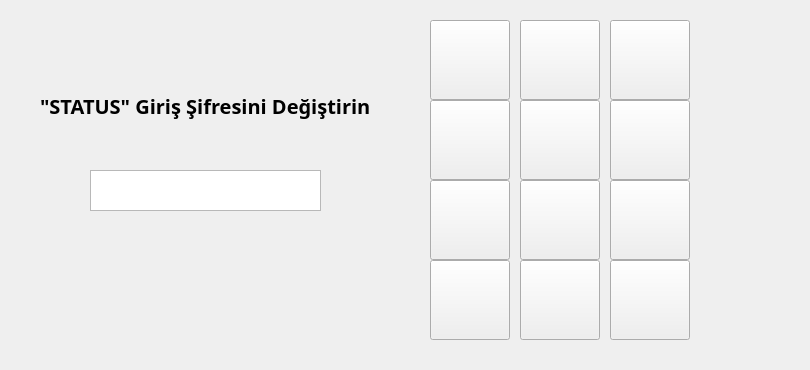
    <widget class="QWidget" name="MANAGER">
     <widget class="QPushButton" name="NUMBER_1">
      <property name="geometry">
       <rect>
        <x>430</x>
        <y>20</y>
        <width>80</width>
        <height>80</height>
       </rect>
      </property>
      <property name="font">
       <font>
        <pointsize>25</pointsize>
        <weight>75</weight>
        <bold>true</bold>
       </font>
      </property>
      <property name="text">
       <string/>
      </property>
     </widget>
     <widget class="QPushButton" name="NUMBER_2">
      <property name="geometry">
       <rect>
        <x>520</x>
        <y>20</y>
        <width>80</width>
        <height>80</height>
       </rect>
      </property>
      <property name="font">
       <font>
        <pointsize>25</pointsize>
        <weight>75</weight>
        <bold>true</bold>
       </font>
      </property>
      <property name="text">
       <string/>
      </property>
     </widget>
     <widget class="QPushButton" name="NUMBER_3">
      <property name="geometry">
       <rect>
        <x>610</x>
        <y>20</y>
        <width>80</width>
        <height>80</height>
       </rect>
      </property>
      <property name="font">
       <font>
        <pointsize>25</pointsize>
        <weight>75</weight>
        <bold>true</bold>
       </font>
      </property>
      <property name="text">
       <string/>
      </property>
     </widget>
     <widget class="QPushButton" name="NUMBER_4">
      <property name="geometry">
       <rect>
        <x>430</x>
        <y>100</y>
        <width>80</width>
        <height>80</height>
       </rect>
      </property>
      <property name="font">
       <font>
        <pointsize>25</pointsize>
        <weight>75</weight>
        <bold>true</bold>
       </font>
      </property>
      <property name="text">
       <string/>
      </property>
     </widget>
     <widget class="QPushButton" name="NUMBER_5">
      <property name="geometry">
       <rect>
        <x>520</x>
        <y>100</y>
        <width>80</width>
        <height>80</height>
       </rect>
      </property>
      <property name="font">
       <font>
        <pointsize>25</pointsize>
        <weight>75</weight>
        <bold>true</bold>
       </font>
      </property>
      <property name="text">
       <string/>
      </property>
     </widget>
     <widget class="QPushButton" name="NUMBER_6">
      <property name="geometry">
       <rect>
        <x>610</x>
        <y>100</y>
        <width>80</width>
        <height>80</height>
       </rect>
      </property>
      <property name="font">
       <font>
        <pointsize>25</pointsize>
        <weight>75</weight>
        <bold>true</bold>
       </font>
      </property>
      <property name="text">
       <string/>
      </property>
     </widget>
     <widget class="QPushButton" name="NUMBER_7">
      <property name="geometry">
       <rect>
        <x>430</x>
        <y>180</y>
        <width>80</width>
        <height>80</height>
       </rect>
      </property>
      <property name="font">
       <font>
        <pointsize>25</pointsize>
        <weight>75</weight>
        <bold>true</bold>
       </font>
      </property>
      <property name="text">
       <string/>
      </property>
     </widget>
     <widget class="QPushButton" name="NUMBER_8">
      <property name="geometry">
       <rect>
        <x>520</x>
        <y>180</y>
        <width>80</width>
        <height>80</height>
       </rect>
      </property>
      <property name="font">
       <font>
        <pointsize>25</pointsize>
        <weight>75</weight>
        <bold>true</bold>
       </font>
      </property>
      <property name="text">
       <string/>
      </property>
     </widget>
     <widget class="QPushButton" name="NUMBER_9">
      <property name="geometry">
       <rect>
        <x>610</x>
        <y>180</y>
        <width>80</width>
        <height>80</height>
       </rect>
      </property>
      <property name="font">
       <font>
        <pointsize>25</pointsize>
        <weight>75</weight>
        <bold>true</bold>
       </font>
      </property>
      <property name="text">
       <string/>
      </property>
     </widget>
     <widget class="QPushButton" name="NUMBER_OK">
      <property name="geometry">
       <rect>
        <x>430</x>
        <y>260</y>
        <width>80</width>
        <height>80</height>
       </rect>
      </property>
      <property name="font">
       <font>
        <pointsize>16</pointsize>
        <weight>75</weight>
        <bold>true</bold>
       </font>
      </property>
      <property name="text">
       <string/>
      </property>
     </widget>
     <widget class="QPushButton" name="NUMBER_RESET">
      <property name="geometry">
       <rect>
        <x>520</x>
        <y>260</y>
        <width>80</width>
        <height>80</height>
       </rect>
      </property>
      <property name="font">
       <font>
        <pointsize>16</pointsize>
        <weight>75</weight>
        <bold>true</bold>
       </font>
      </property>
      <property name="text">
       <string/>
      </property>
     </widget>
     <widget class="QPushButton" name="NUMBER_0">
      <property name="geometry">
       <rect>
        <x>610</x>
        <y>260</y>
        <width>80</width>
        <height>80</height>
       </rect>
      </property>
      <property name="font">
       <font>
        <pointsize>25</pointsize>
        <weight>75</weight>
        <bold>true</bold>
       </font>
      </property>
      <property name="text">
       <string/>
      </property>
     </widget>
     <widget class="QLabel" name="NUMBER_PASSWORD_2">
      <property name="geometry">
       <rect>
        <x>40</x>
        <y>70</y>
        <width>351</width>
        <height>71</height>
       </rect>
      </property>
      <property name="font">
       <font>
        <family>Sans Serif</family>
        <pointsize>15</pointsize>
        <weight>75</weight>
        <bold>true</bold>
       </font>
      </property>
      <property name="text">
       <string>&quot;STATUS&quot; Giriş Şifresini Değiştirin</string>
      </property>
     </widget>
     <widget class="QTextEdit" name="TEXT_PASSWD">
      <property name="geometry">
       <rect>
        <x>90</x>
        <y>170</y>
        <width>231</width>
        <height>41</height>
       </rect>
      </property>
      <property name="font">
       <font>
        <pointsize>25</pointsize>
       </font>
      </property>
      <property name="inputMethodHints">
       <set>Qt::ImhHiddenText</set>
      </property>
      <property name="lineWidth">
       <number>1</number>
      </property>
      <property name="verticalScrollBarPolicy">
       <enum>Qt::ScrollBarAlwaysOff</enum>
      </property>
      <property name="horizontalScrollBarPolicy">
       <enum>Qt::ScrollBarAlwaysOff</enum>
      </property>
      <property name="undoRedoEnabled">
       <bool>false</bool>
      </property>
      <property name="lineWrapMode">
       <enum>QTextEdit::NoWrap</enum>
      </property>
      <property name="tabStopWidth">
       <number>4</number>
      </property>
      <property name="textInteractionFlags">
       <set>Qt::NoTextInteraction</set>
      </property>
     </widget>
     <widget class="QLabel" name="STATUS_LABEL_BG_2">
      <property name="geometry">
       <rect>
        <x>0</x>
        <y>0</y>
        <width>801</width>
        <height>361</height>
       </rect>
      </property>
      <property name="palette">
       <palette>
        <active>
         <colorrole role="WindowText">
          <brush brushstyle="SolidPattern">
           <color alpha="255">
            <red>0</red>
            <green>0</green>
            <blue>0</blue>
           </color>
          </brush>
         </colorrole>
         <colorrole role="Button">
          <brush brushstyle="SolidPattern">
           <color alpha="255">
            <red>170</red>
            <green>255</green>
            <blue>255</blue>
           </color>
          </brush>
         </colorrole>
         <colorrole role="Light">
          <brush brushstyle="SolidPattern">
           <color alpha="255">
            <red>255</red>
            <green>255</green>
            <blue>255</blue>
           </color>
          </brush>
         </colorrole>
         <colorrole role="Midlight">
          <brush brushstyle="SolidPattern">
           <color alpha="255">
            <red>212</red>
            <green>255</green>
            <blue>255</blue>
           </color>
          </brush>
         </colorrole>
         <colorrole role="Dark">
          <brush brushstyle="SolidPattern">
           <color alpha="255">
            <red>85</red>
            <green>127</green>
            <blue>127</blue>
           </color>
          </brush>
         </colorrole>
         <colorrole role="Mid">
          <brush brushstyle="SolidPattern">
           <color alpha="255">
            <red>113</red>
            <green>170</green>
            <blue>170</blue>
           </color>
          </brush>
         </colorrole>
         <colorrole role="Text">
          <brush brushstyle="SolidPattern">
           <color alpha="255">
            <red>0</red>
            <green>0</green>
            <blue>0</blue>
           </color>
          </brush>
         </colorrole>
         <colorrole role="BrightText">
          <brush brushstyle="SolidPattern">
           <color alpha="255">
            <red>255</red>
            <green>255</green>
            <blue>255</blue>
           </color>
          </brush>
         </colorrole>
         <colorrole role="ButtonText">
          <brush brushstyle="SolidPattern">
           <color alpha="255">
            <red>0</red>
            <green>0</green>
            <blue>0</blue>
           </color>
          </brush>
         </colorrole>
         <colorrole role="Base">
          <brush brushstyle="SolidPattern">
           <color alpha="255">
            <red>255</red>
            <green>255</green>
            <blue>255</blue>
           </color>
          </brush>
         </colorrole>
         <colorrole role="Window">
          <brush brushstyle="SolidPattern">
           <color alpha="255">
            <red>170</red>
            <green>255</green>
            <blue>255</blue>
           </color>
          </brush>
         </colorrole>
         <colorrole role="Shadow">
          <brush brushstyle="SolidPattern">
           <color alpha="255">
            <red>0</red>
            <green>0</green>
            <blue>0</blue>
           </color>
          </brush>
         </colorrole>
         <colorrole role="AlternateBase">
          <brush brushstyle="SolidPattern">
           <color alpha="255">
            <red>212</red>
            <green>255</green>
            <blue>255</blue>
           </color>
          </brush>
         </colorrole>
         <colorrole role="ToolTipBase">
          <brush brushstyle="SolidPattern">
           <color alpha="255">
            <red>255</red>
            <green>255</green>
            <blue>220</blue>
           </color>
          </brush>
         </colorrole>
         <colorrole role="ToolTipText">
          <brush brushstyle="SolidPattern">
           <color alpha="255">
            <red>0</red>
            <green>0</green>
            <blue>0</blue>
           </color>
          </brush>
         </colorrole>
        </active>
        <inactive>
         <colorrole role="WindowText">
          <brush brushstyle="SolidPattern">
           <color alpha="255">
            <red>0</red>
            <green>0</green>
            <blue>0</blue>
           </color>
          </brush>
         </colorrole>
         <colorrole role="Button">
          <brush brushstyle="SolidPattern">
           <color alpha="255">
            <red>170</red>
            <green>255</green>
            <blue>255</blue>
           </color>
          </brush>
         </colorrole>
         <colorrole role="Light">
          <brush brushstyle="SolidPattern">
           <color alpha="255">
            <red>255</red>
            <green>255</green>
            <blue>255</blue>
           </color>
          </brush>
         </colorrole>
         <colorrole role="Midlight">
          <brush brushstyle="SolidPattern">
           <color alpha="255">
            <red>212</red>
            <green>255</green>
            <blue>255</blue>
           </color>
          </brush>
         </colorrole>
         <colorrole role="Dark">
          <brush brushstyle="SolidPattern">
           <color alpha="255">
            <red>85</red>
            <green>127</green>
            <blue>127</blue>
           </color>
          </brush>
         </colorrole>
         <colorrole role="Mid">
          <brush brushstyle="SolidPattern">
           <color alpha="255">
            <red>113</red>
            <green>170</green>
            <blue>170</blue>
           </color>
          </brush>
         </colorrole>
         <colorrole role="Text">
          <brush brushstyle="SolidPattern">
           <color alpha="255">
            <red>0</red>
            <green>0</green>
            <blue>0</blue>
           </color>
          </brush>
         </colorrole>
         <colorrole role="BrightText">
          <brush brushstyle="SolidPattern">
           <color alpha="255">
            <red>255</red>
            <green>255</green>
            <blue>255</blue>
           </color>
          </brush>
         </colorrole>
         <colorrole role="ButtonText">
          <brush brushstyle="SolidPattern">
           <color alpha="255">
            <red>0</red>
            <green>0</green>
            <blue>0</blue>
           </color>
          </brush>
         </colorrole>
         <colorrole role="Base">
          <brush brushstyle="SolidPattern">
           <color alpha="255">
            <red>255</red>
            <green>255</green>
            <blue>255</blue>
           </color>
          </brush>
         </colorrole>
         <colorrole role="Window">
          <brush brushstyle="SolidPattern">
           <color alpha="255">
            <red>170</red>
            <green>255</green>
            <blue>255</blue>
           </color>
          </brush>
         </colorrole>
         <colorrole role="Shadow">
          <brush brushstyle="SolidPattern">
           <color alpha="255">
            <red>0</red>
            <green>0</green>
            <blue>0</blue>
           </color>
          </brush>
         </colorrole>
         <colorrole role="AlternateBase">
          <brush brushstyle="SolidPattern">
           <color alpha="255">
            <red>212</red>
            <green>255</green>
            <blue>255</blue>
           </color>
          </brush>
         </colorrole>
         <colorrole role="ToolTipBase">
          <brush brushstyle="SolidPattern">
           <color alpha="255">
            <red>255</red>
            <green>255</green>
            <blue>220</blue>
           </color>
          </brush>
         </colorrole>
         <colorrole role="ToolTipText">
          <brush brushstyle="SolidPattern">
           <color alpha="255">
            <red>0</red>
            <green>0</green>
            <blue>0</blue>
           </color>
          </brush>
         </colorrole>
        </inactive>
        <disabled>
         <colorrole role="WindowText">
          <brush brushstyle="SolidPattern">
           <color alpha="255">
            <red>85</red>
            <green>127</green>
            <blue>127</blue>
           </color>
          </brush>
         </colorrole>
         <colorrole role="Button">
          <brush brushstyle="SolidPattern">
           <color alpha="255">
            <red>170</red>
            <green>255</green>
            <blue>255</blue>
           </color>
          </brush>
         </colorrole>
         <colorrole role="Light">
          <brush brushstyle="SolidPattern">
           <color alpha="255">
            <red>255</red>
            <green>255</green>
            <blue>255</blue>
           </color>
          </brush>
         </colorrole>
         <colorrole role="Midlight">
          <brush brushstyle="SolidPattern">
           <color alpha="255">
            <red>212</red>
            <green>255</green>
            <blue>255</blue>
           </color>
          </brush>
         </colorrole>
         <colorrole role="Dark">
          <brush brushstyle="SolidPattern">
           <color alpha="255">
            <red>85</red>
            <green>127</green>
            <blue>127</blue>
           </color>
          </brush>
         </colorrole>
         <colorrole role="Mid">
          <brush brushstyle="SolidPattern">
           <color alpha="255">
            <red>113</red>
            <green>170</green>
            <blue>170</blue>
           </color>
          </brush>
         </colorrole>
         <colorrole role="Text">
          <brush brushstyle="SolidPattern">
           <color alpha="255">
            <red>85</red>
            <green>127</green>
            <blue>127</blue>
           </color>
          </brush>
         </colorrole>
         <colorrole role="BrightText">
          <brush brushstyle="SolidPattern">
           <color alpha="255">
            <red>255</red>
            <green>255</green>
            <blue>255</blue>
           </color>
          </brush>
         </colorrole>
         <colorrole role="ButtonText">
          <brush brushstyle="SolidPattern">
           <color alpha="255">
            <red>85</red>
            <green>127</green>
            <blue>127</blue>
           </color>
          </brush>
         </colorrole>
         <colorrole role="Base">
          <brush brushstyle="SolidPattern">
           <color alpha="255">
            <red>170</red>
            <green>255</green>
            <blue>255</blue>
           </color>
          </brush>
         </colorrole>
         <colorrole role="Window">
          <brush brushstyle="SolidPattern">
           <color alpha="255">
            <red>170</red>
            <green>255</green>
            <blue>255</blue>
           </color>
          </brush>
         </colorrole>
         <colorrole role="Shadow">
          <brush brushstyle="SolidPattern">
           <color alpha="255">
            <red>0</red>
            <green>0</green>
            <blue>0</blue>
           </color>
          </brush>
         </colorrole>
         <colorrole role="AlternateBase">
          <brush brushstyle="SolidPattern">
           <color alpha="255">
            <red>170</red>
            <green>255</green>
            <blue>255</blue>
           </color>
          </brush>
         </colorrole>
         <colorrole role="ToolTipBase">
          <brush brushstyle="SolidPattern">
           <color alpha="255">
            <red>255</red>
            <green>255</green>
            <blue>220</blue>
           </color>
          </brush>
         </colorrole>
         <colorrole role="ToolTipText">
          <brush brushstyle="SolidPattern">
           <color alpha="255">
            <red>0</red>
            <green>0</green>
            <blue>0</blue>
           </color>
          </brush>
         </colorrole>
        </disabled>
       </palette>
      </property>
      <property name="font">
       <font>
        <pointsize>20</pointsize>
        <weight>50</weight>
        <italic>false</italic>
        <bold>false</bold>
       </font>
      </property>
      <property name="text">
       <string/>
      </property>
      <property name="alignment">
       <set>Qt::AlignCenter</set>
      </property>
     </widget>
     <zorder>STATUS_LABEL_BG_2</zorder>
     <zorder>NUMBER_1</zorder>
     <zorder>NUMBER_2</zorder>
     <zorder>NUMBER_3</zorder>
     <zorder>NUMBER_4</zorder>
     <zorder>NUMBER_5</zorder>
     <zorder>NUMBER_6</zorder>
     <zorder>NUMBER_7</zorder>
     <zorder>NUMBER_8</zorder>
     <zorder>NUMBER_9</zorder>
     <zorder>NUMBER_OK</zorder>
     <zorder>NUMBER_RESET</zorder>
     <zorder>NUMBER_0</zorder>
     <zorder>NUMBER_PASSWORD_2</zorder>
     <zorder>TEXT_PASSWD</zorder>
    </widget>
